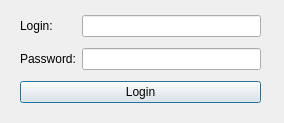
<?xml version="1.0" encoding="UTF-8"?>
<ui version="4.0">
 <class>Authorization</class>
 <widget class="QDialog" name="Authorization">
  <property name="geometry">
   <rect>
    <x>0</x>
    <y>0</y>
    <width>284</width>
    <height>123</height>
   </rect>
  </property>
  <property name="windowTitle">
   <string>Dialog</string>
  </property>
  <widget class="QWidget" name="gridLayoutWidget">
   <property name="geometry">
    <rect>
     <x>20</x>
     <y>10</y>
     <width>241</width>
     <height>101</height>
    </rect>
   </property>
   <layout class="QGridLayout" name="gridLayout">
    <item row="1" column="1">
     <widget class="QLabel" name="password_label">
      <property name="text">
       <string>Password:</string>
      </property>
     </widget>
    </item>
    <item row="1" column="2">
     <widget class="QLineEdit" name="password_lineEdit">
      <property name="echoMode">
       <enum>QLineEdit::Password</enum>
      </property>
     </widget>
    </item>
    <item row="0" column="2">
     <widget class="QLineEdit" name="login_lineEdit"/>
    </item>
    <item row="0" column="1">
     <widget class="QLabel" name="login_label">
      <property name="text">
       <string>Login:</string>
      </property>
     </widget>
    </item>
    <item row="2" column="1" colspan="2">
     <widget class="QPushButton" name="login_button">
      <property name="text">
       <string>Login</string>
      </property>
     </widget>
    </item>
   </layout>
  </widget>
 </widget>
 <resources/>
 <connections/>
</ui>
